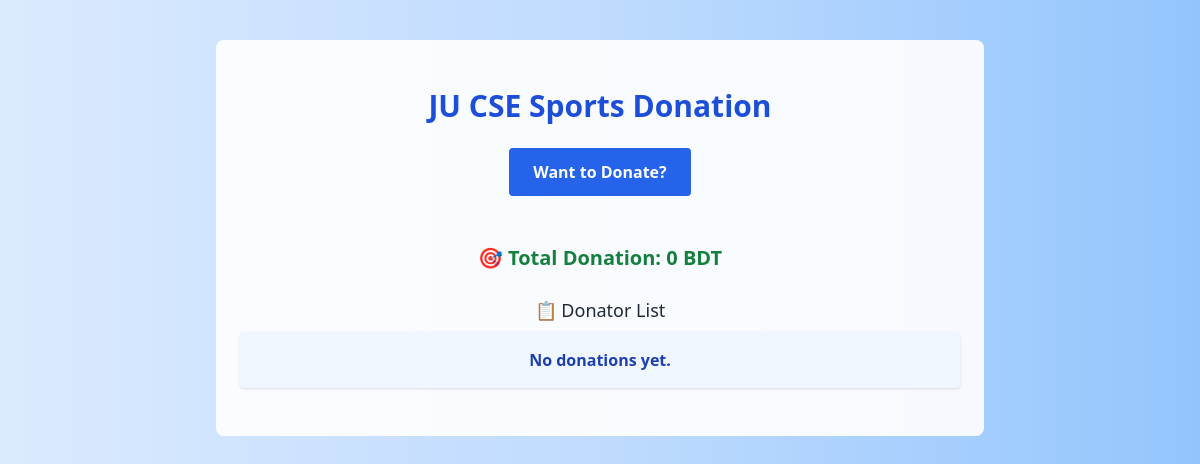
The page /donation/ on the database as committed earlier.
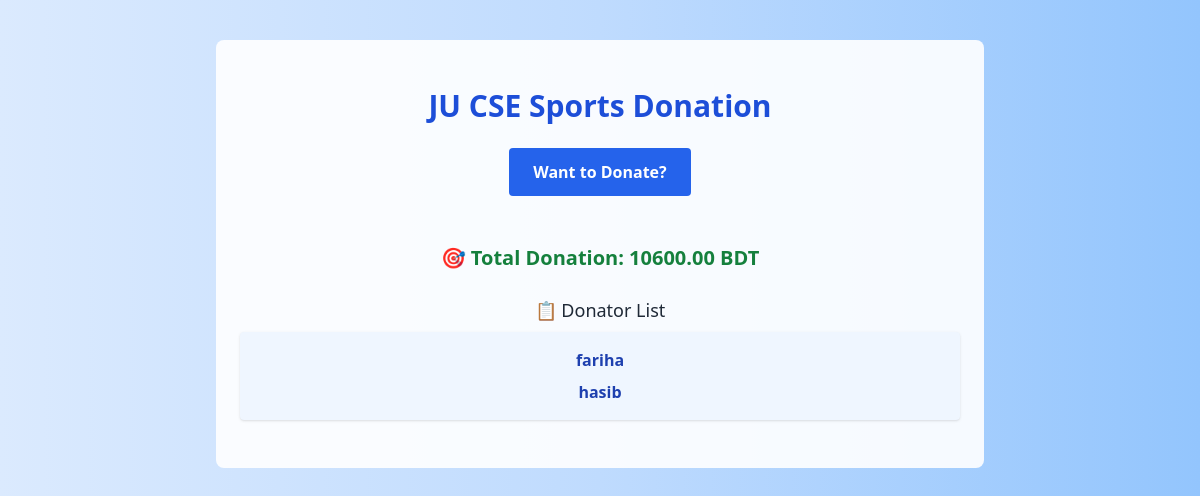
The same page on the database as committed later.
### portal/models.py (models this page shows, shortened)
class Donation(models.Model):
    name = models.CharField(max_length=100)
    batch = models.CharField(max_length=10)
    amount = models.DecimalField(max_digits=10, decimal_places=2)
    method = models.CharField(max_length=20)  # Bkash, Nagad, etc.
    created_at = models.DateTimeField(auto_now_add=True)

### portal/views.py (the view, shortened to what this page needs)
# urls.py: path('donation/', views.donation_page, name='donation'),
def donation_page(request):
    donations = Donation.objects.all()
    total_amount = sum(d.amount for d in donations)
    return render(request, 'donation.html', {
        'donations': donations,
        'total_amount': total_amount
    })

### portal/templates/donation.html (shortened to what this page needs)
{% load static %}
<!DOCTYPE html>
<html lang="en">
<head>
    <script src="https://cdn.tailwindcss.com"></script>
</head>
<body class="bg-gradient-to-r from-blue-100 via-blue-200 to-blue-300 min-h-screen text-gray-800 font-sans">
    <div class="max-w-3xl mx-auto py-12 px-6 bg-white bg-opacity-90 rounded-lg mt-10">
        <h1 class="text-3xl font-bold text-center text-blue-700 mb-6">JU CSE Sports Donation</h1>
        <div class="text-center mb-8">
            <button id="toggleBtn" onclick="toggleForm()" class="bg-blue-600 hover:bg-blue-700 text-white font-semibold py-3 px-6 rounded">
                Want to Donate?
            </button>
        </div>
        <div class="mt-12">
            <h2 class="text-xl font-semibold text-center text-green-700 mb-3">🎯 Total Donation: {{ total_amount }} BDT</h2>
            <div class="mt-6">
                <h3 class="text-lg font-medium mb-2 text-center">📋 Donator List</h3>
                <ul class="bg-blue-50 rounded p-4 shadow text-center space-y-2 text-blue-800 font-semibold">
                    {% for d in donations %}
                        <li>{{ d.name }}</li>
                    {% empty %}
                        <li>No donations yet.</li>
                    {% endfor %}
                </ul>
            </div>
        </div>
    </div>
</body>
</html>

Rows that differ between the two databases and show on the page:
added Donation: name "fariha"
added Donation: name "hasib"
Other text that changed with them:
{{ total_amount }}: "0" → "10600.00"
text no longer shown: "No donations yet."
